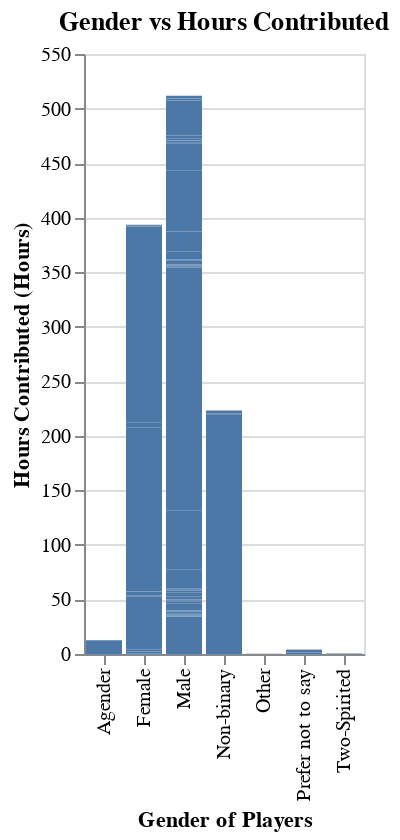

Source (notebook cell):
### Code cell
players_gender=alt.Chart(players, title= 'Gender vs Hours Contributed').mark_bar().encode(
    x=alt.X('gender').title('Gender of Players').scale(zero=False),
    y=alt.Y ('played_hours').title('Hours Contributed (Hours)').scale(zero=False),
)
players_gender

### Figure 1 — Vega specification as saved in the notebook (floating-point values rounded to 4 significant figures; data arrays with more than 128 entries replaced by an {"elided": "..."} marker saying what was removed)
{"$schema": "https://vega.github.io/schema/vega/v5.json", "data": [{"name": "source_0", "values": {"elided": "196 records"}}, {"name": "source_0_x_domain_gender", "values": [{"gender": "Male"}, {"gender": "Female"}, {"gender": "Non-binary"}, {"gender": "Prefer not to say"}, {"gender": "Agender"}, {"gender": "Two-Spirited"}, {"gender": "Other"}]}], "signals": [{"name": "x_step", "value": 20}, {"name": "width", "update": "bandspace(domain('x').length, 0.1, 0.05) * x_step"}], "marks": [{"type": "rect", "name": "marks", "from": {"data": "source_0"}, "encode": {"update": {"width": {"signal": "max(0.25, bandwidth('x'))"}, "y": {"field": "played_hours_end", "scale": "y"}, "fill": {"value": "#4c78a8"}, "y2": {"field": "played_hours_start", "scale": "y"}, "x": {"field": "gender", "scale": "x"}}}, "style": ["bar"]}], "scales": [{"name": "x", "type": "band", "domain": {"data": "source_0_x_domain_gender", "field": "gender", "sort": true}, "range": {"step": {"signal": "x_step"}}, "paddingOuter": 0.05, "paddingInner": 0.1}, {"name": "y", "type": "linear", "domain": {"data": "source_0", "fields": ["played_hours_start", "played_hours_end"]}, "range": [{"signal": "height"}, 0], "zero": false, "nice": true}], "axes": [{"scale": "y", "aria": false, "ticks": false, "grid": true, "orient": "left", "maxExtent": 0, "zindex": 0, "tickCount": {"signal": "ceil(height/40)"}, "labels": false, "gridScale": "x", "domain": false, "minExtent": 0}, {"scale": "x", "title": "Gender of Players", "labelAlign": "right", "orient": "bottom", "zindex": 0, "grid": false, "labelAngle": 270, "labelBaseline": "middle"}, {"scale": "y", "title": "Hours Contributed (Hours)", "grid": false, "tickCount": {"signal": "ceil(height/40)"}, "orient": "left", "labelOverlap": true, "zindex": 0}], "title": {"text": "Gender vs Hours Contributed", "frame": "group"}, "style": "cell", "padding": 5, "background": "white", "height": 300}
